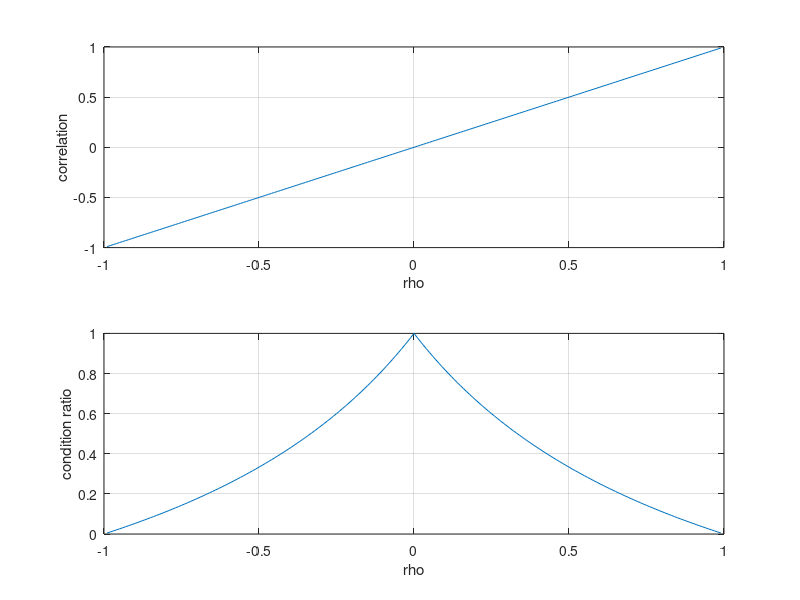

MATLAB code to generate this figure:
% this script analyzes the correlation of two jointly normal variables
% in terms of the condition ratio of the eigenvalues
% see "Risk and Asset Allocation"-Springer (2005), by A. Meucci

clc; clear; close all
%%%%%%%%%%%%%%%%%%%%%%%%%%%%%%%%%%%%%%%%%%%%%%%%%%%%%%%%%%%%%%%%%%%%%%%%%%%%%%%%%%%%%%%%%%%%%%%%%%%%%%%%%%%%%%%%%%%%%%%%%%%%%%%%%%%%%%%%%%%
% input parameters

Mu=[0 0]';
s=[1 1];
rhos=[-.99 : .01 : .99];

%%%%%%%%%%%%%%%%%%%%%%%%%%%%%%%%%%%%%%%%%%%%%%%%%%%%%%%%%%%%%%%%%%%%%%%%%%%%%%%%%%%%%%%%%%%%%%%%%%%%%%%%%%%%%%%%%%%%%%%%%%%%%%%%%%%%%
for n=1:length(rhos)
    rho=rhos(n);
    Sigma=[s(1)^2     rho*s(1)*s(2)
        rho*s(1)*s(2)    s(2)^2];

    Covariance=Sigma;
    Standard_Deviation=sqrt(diag(Covariance));
    Correlation=diag(1./Standard_Deviation)*Covariance*diag(1./Standard_Deviation);
    
    Lambda=eig(Covariance);

    Cs(n)=Correlation(1,2);
    CRs(n)=min(Lambda)/max(Lambda);
end

%%%%%%%%%%%%%%%%%%%%%%%%%%%%%%%%%%%%%%%%%%%%%%%%%%%%%%%%%%%%%%%%%%%%%%%%%%%%%%%%%%%%%%%%%%%%%%%%%%%%
figure

subplot(2,1,1)
plot(rhos,Cs)
ylim([-1 1])
grid on
xlabel('rho')
ylabel('correlation')

subplot(2,1,2)
plot(rhos,CRs)
ylim([0 1])
grid on
xlabel('rho')
ylabel('condition ratio')